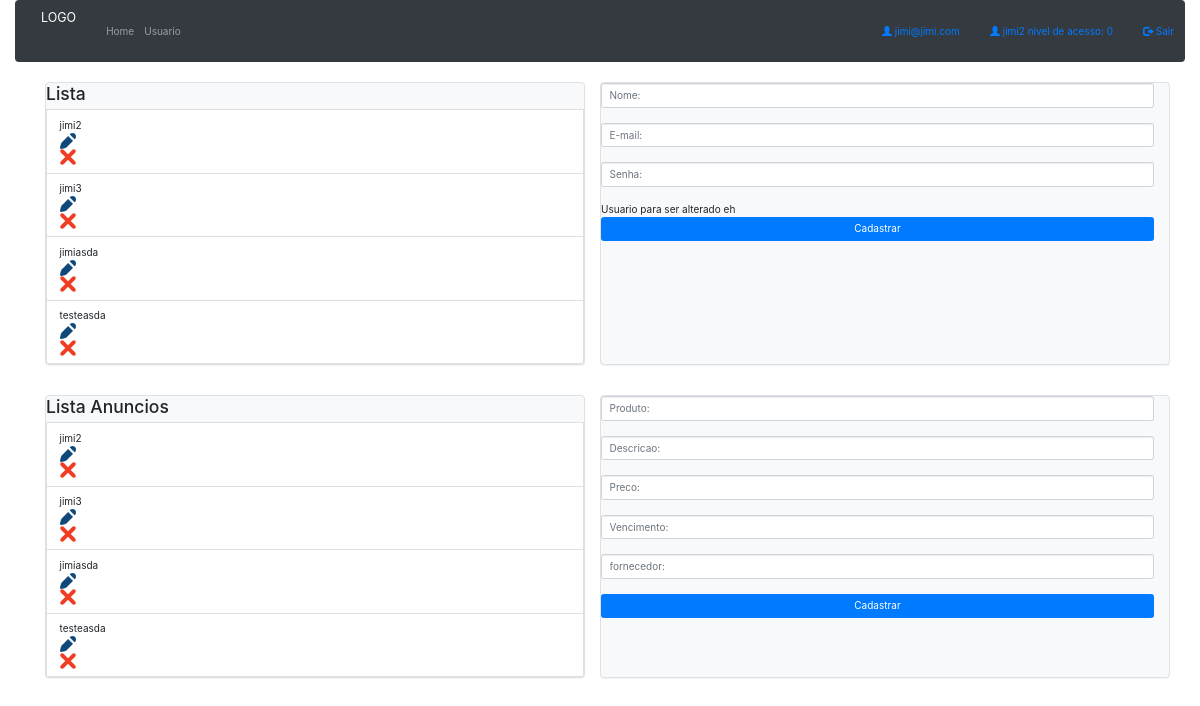
The app's page /admin/usuario/index.php (signed in), older data.
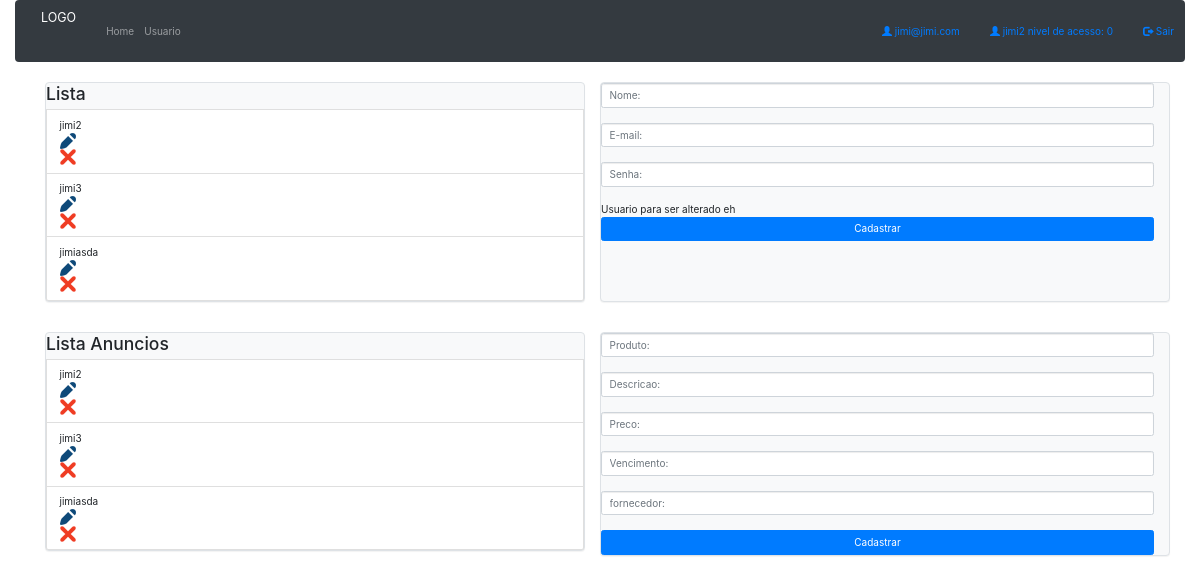
The same page, newer data.
### tables this page shows
CREATE TABLE `usuarios` (
  `pk` int(11) NOT NULL,
  `nome` varchar(50) NOT NULL,
  `email` varchar(50) NOT NULL,
  `data_cadastro` date NOT NULL,
  `senha` varchar(50) NOT NULL,
  `nivel` int(2) NOT NULL
);

### classes/Usuario.class.php (called while the page is built, shortened)
<?php
include_once "Conexao.class.php";
include_once "Funcoes.class.php";
class Usuario {
	private $con;
	public function __construct(){
		$this->con = new Conexao();
	}
	public function selecionaTudo(){
		try{
			$cst = $this->con->conectar()->prepare("SELECT `pk`, `nome`, `email`, `data_cadastro` FROM `usuarios`");
			$cst->execute();
			return $cst->fetchAll();
		}catch(PDOException $e){
			return 'Error: '.$e->getMessage();
		}
	}
}
?>

### classes/Conexao.class.php (called while the page is built)
<?php
class Conexao{
	private $usuario;
	private $senha;
	private $banco;
	private $servidor;
	private static $pdo;
	public function __construct(){
		$this->servidor = "localhost";
		$this->banco = "phpoo";
		$this->usuario = "root";
		$this->senha = "";
	}
	public function conectar(){
		try{
			if(is_null(self::$pdo)){
				self::$pdo = new PDO("mysql:host=".$this->servidor.";dbname=".$this->banco, $this->usuario, $this->senha);
			}
			return self::$pdo;
		}catch(PDOException $e){
			echo 'Error: '.$e->getMessage();
		}
	}
}
?>

### classes/Funcoes.class.php (called while the page is built, shortened)
<?php
class Funcoes{
	public function tratarCaracter($vlr, $tipo){
		switch($tipo){
			case 2: $rst = htmlentities($vlr, ENT_QUOTES, "ISO-8859-1"); break;
		}
		return $rst;
	}
}
?>

### admin/usuario/index.php (the view, shortened to what this page needs)
<?php
require_once "../../classes/Usuario.class.php";
require_once "../../classes/Funcoes.class.php";
$objUsuario = new Usuario();
$objFc = new Funcoes();
if($_SESSION["logado"] == "sim"){
    $objUsuario->usuarioLogado($_SESSION['pk']);
}else{
    header("location: ../../");
}
?>
<!DOCTYPE HTML>
<html lang="pt-br">
<head>
    <link href="../../bootstrap-3.3.7-dist/css/bootstrap.min.css" rel="stylesheet" type="text/css" media="all">
    <link rel="stylesheet" href="https://stackpath.bootstrapcdn.com/bootstrap/4.1.3/css/bootstrap.min.css">
</head>
<body>
<div class="container-fluid">
<nav class="navbar navbar-dark bg-dark navbar-expand-lg">
<a class="navbar-brand" href="#">LOGO</a>
    <ul class="navbar-nav mr-auto">
      <li><a class="nav-link nav-item" href="../../admin">Home</a></li>
      <li><a class="nav-link nav-item" href="#x">Usuario</a></li>
    </ul>
    <ul class="nav navbar-nav navbar-right">
      <li><a href="#"><span class="glyphicon glyphicon-user"></span> <?=$_SESSION['email']?></a></li>
      <li><a href="#"><span class="glyphicon glyphicon-user"></span> <?=$_SESSION['nome']?> nivel de acesso: <?=$_SESSION['nivel']?></a></li>
      <li><a href="?sair=sim"><span class="glyphicon glyphicon-log-out"></span> Sair</a></li>
    </ul>
</nav>
</div>
<div class="container">
<div class="row">
    <div class="col-6">
        <div class="border bg-light panel panel-primary list-group">
        <h3>Lista</h3>
            <?php foreach($objUsuario->selecionaTudo() as $rst){ ?>
            <div class="list-group-item">
                <div><?=$objFc->tratarCaracter($rst['nome'], 2)?></div>
                <div><a href="?acao=edit&usuario=<?=$rst['pk']?>" title="Editar dados"><img src="../../img/ico-editar.png" width="16" height="16" alt="Editar"></a></div>
                <div><a href="?acao=delet&usuario=<?=$rst['pk']?>" title="Excluir esse dado"><img src="../../img/ico-excluir.png" width="16" height="16" alt="Excluir"></a></div>
            </div>
            <?php } ?>
        </div>
    </div>
    <div class="panel panel-primary list-group col-6 border bg-light">
            <form name="formCad" action="" method="post">
                <input class="form-control" name="nome" type="text" required="required"  placeholder="Nome:" value="<?=$objFc->tratarCaracter((isset($usuario['nome']))?($usuario['nome']):(''), 2)?>"><br>
                <input type="mail" name="email" class="form-control" required="required" pattern="[a-z0-9._%+-]+@[a-z0-9.-]+\.[a-z]{2,4}$"  placeholder="E-mail:" value="<?=$objFc->tratarCaracter((isset($usuario['email']))?($usuario['email']):(''), 2)?>"><br>
                <?php if(isset($_GET['acao']) <> 'edit'){ ?>
                <input type="password" name="senha" class="form-control" required="required" placeholder="Senha:"><br>
                <?php } ?>
                <? echo "Usuario para ser alterado eh ". $usuario['nome'] ?>
                <button type="submit" name="<?=(isset($_GET['acao']) == 'edit')?('btAlterar'):('btCadastrar')?>" class="btn btn-primary btn-block"><?=(isset($_GET['acao']) == 'edit')?('Alterar'):('Cadastrar')?></button>
            </form>
    </div>
</div>
<br> <br>
<div class="row">
    <div class="col-6">
        <div class="border bg-light panel panel-primary list-group">
        <h3>Lista Anuncios</h3>
            <?php foreach($objUsuario->selecionaTudo() as $rst){ ?>
            <div class="list-group-item">
                <div><?=$objFc->tratarCaracter($rst['nome'], 2)?></div>
                <div><a href="?acao=edit&usuario=<?=$rst['pk']?>" title="Editar dados"><img src="../../img/ico-editar.png" width="16" height="16" alt="Editar"></a></div>
                <div><a href="?acao=delet&usuario=<?=$rst['pk']?>" title="Excluir esse dado"><img src="../../img/ico-excluir.png" width="16" height="16" alt="Excluir"></a></div>
            </div>
            <?php } ?>
        </div>
    </div>
    <div class="panel panel-primary list-group col-6 border bg-light">
            <form name="formCad" action="" method="post">
                <input class="form-control" name="nomeProduto" type="text" required="required"  placeholder="Produto:" value="<?=$objFc->tratarCaracter((isset($produto['nomeProduto']))?($produto['nomeProduto']):(''), 2)?>"><br>
                <input class="form-control" name="descricaoProduto" type="text" required="required"  placeholder="Descricao:" value="<?=$objFc->tratarCaracter((isset($produto['descricaoProduto']))?($produto['descricaoProduto']):(''), 2)?>"><br>
                <input class="form-control" name="preco" type="text" required="required"  placeholder="Preco:" value="<?=$objFc->tratarCaracter((isset($produto['preco']))?($produto['preco']):(''), 2)?>"><br>
                <input class="form-control" name="vencimento" type="text" placeholder="Vencimento:" value="<?=$objFc->tratarCaracter((isset($produto['vencimento']))?($produto['vencimento']):(''), 2)?>"><br>
                <input class="form-control" name="fornecedor" type="text" placeholder="fornecedor:" value="<?=$objFc->tratarCaracter((isset($produto['fornecedor']))?($usuario['fornecedor']):(''), 2)?>"><br>
                <button type="submit" name="<?=(isset($_GET['acao']) == 'edit')?('btAlterarProduto'):('btCadastrarProduto')?>" class="btn btn-primary btn-block"><?=(isset($_GET['acao']) == 'edit')?('Alterar'):('Cadastrar')?></button>
            </form>
    </div>
</div>
</div>
</body>
</html>

Row changes from the older to the newer data that the page shows:
removed usuarios: nome "testeasda"
